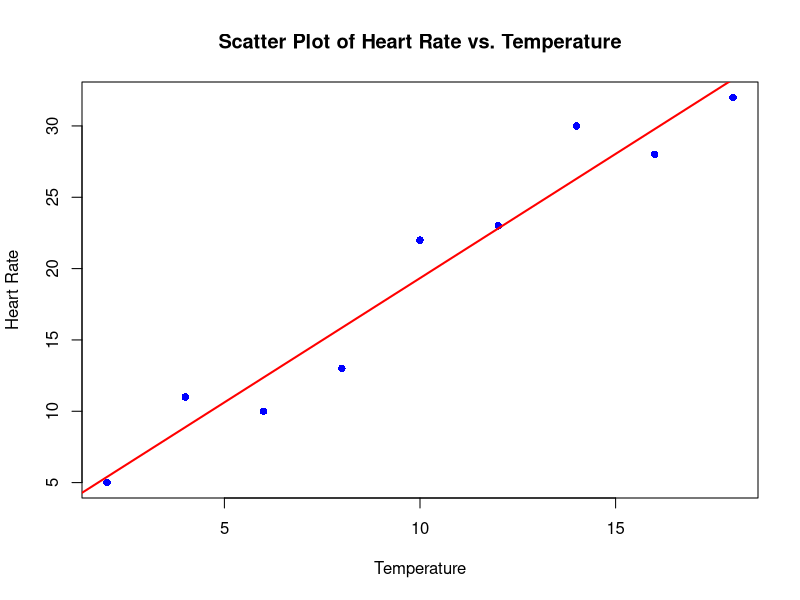
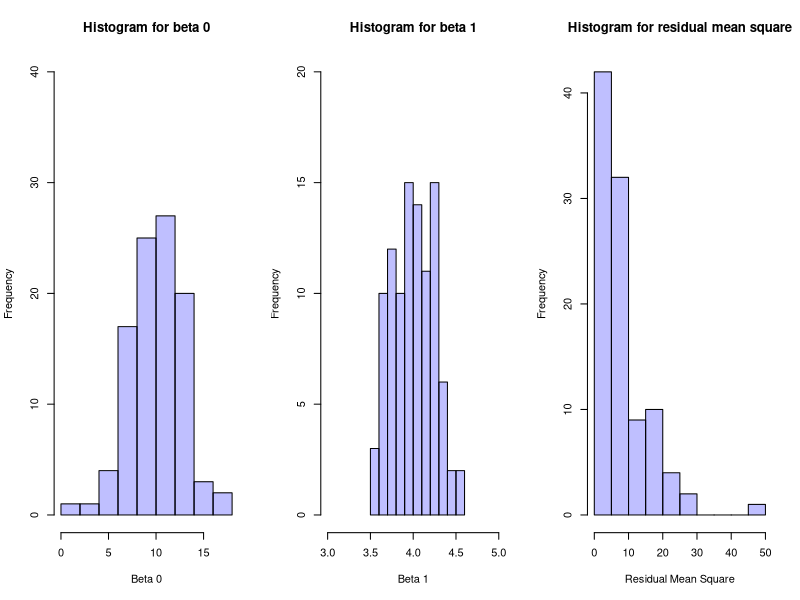

Reproduce these figures in R, in order. (Note: this script raises an error after producing the figures.)
# 2(a)
x<-c(2,4,6,8,10,12,14,16,18) # x represents temperature
y<-c(5,11,10,13,22,23,30,28,32) # y represents heart rate
p <- plot(x,y, xlab="Temperature" ,ylab="Heart Rate", pch=16,col="blue",main="Scatter Plot of Heart Rate vs. Temperature")
abline(lm(y ~ x), col="red", lwd=2, lty=1)       
# 4(a)
x=c(2,6,10,14,18)
error=rnorm(5,0,9)
y=10+x*4+error
n=5

lsfit=lm(y ~ x)
b0=lsfit$coefficients[1] 
b1=lsfit$coefficients[2]
b0;b1;summary(lsfit);
Sxx=sum((x-mean(x))^2)
Sxy=sum((x-mean(x))*(y-mean(y))) 
e=lsfit$residuals
SSe=sum(e^2)
MSe=SSe/(n-2) 
varb1=MSe/Sxx
varb0=MSe*(1/n+mean(x)^2/Sxx) 

confint(lsfit) 

# 4(a) 100times
S=100 # the number of simulations
n=5
set.seed(2017)
b0=rep(NA,S)
b1=rep(NA,S)
MSe=rep(NA,S)
for (i in 1:S){
  x=c(2,6,10,14,18)
  error=rnorm(n,0,3)
  y=10+x*4+error
  
  lsfit=lm(y ~ x)
  b0[i]=lsfit$coefficients[1] 
  b1[i]=lsfit$coefficients[2]
  b0[i];b1[i];summary(lsfit);
  Sxx=sum((x-mean(x))^2)
  Sxy=sum((x-mean(x))*(y-mean(y))) 
  e=lsfit$residuals
  SSe=sum(e^2)
  MSe[i]=SSe/(n-2) 
  varb1=MSe[i]/Sxx
  varb0=MSe[i]*(1/n+mean(x)^2/Sxx) 
  confint(lsfit) 
}

par(mfrow=c(1,3))
hist(b0, ylim=c(0,40),xlab="Beta 0",col=rgb(0,0,1,1/4), main="Histogram for beta 0")
hist(b1, xlim=c(3,5), ylim=c(0,20),xlab="Beta 1",
     col=rgb(0,0,1,1/4), main="Histogram for beta 1")
hist(MSe, xlab="Residual Mean Square",col=rgb(0,0,1,1/4), main="Histogram for residual mean square")

y.hat=predict(lsfit,newdata = 7)
y.hat
summary(lsfit)


# 5(b)
# calculating power
x<-c(2, 4, 6, 8, 10, 12, 14, 16, 18)
y<-c(5, 11, 10, 13, 22, 23, 30, 28, 32)
Sxx=sum((x-mean(x))^2)
Sxy=sum((x-mean(x))*(y-mean(y))) 
power=function(b,s,a,Sxx){
  z=qnorm(1-a/2)
  print(z)
  print(z-b/s*sqrt(Sxx))
  print(-z-b/s*sqrt(Sxx))
  print(pnorm(z-b/s*sqrt(Sxx))) 
  print(pnorm(-z-b/s*sqrt(Sxx))) 
  print(1-pnorm(z-b/s*sqrt(Sxx))+pnorm(-z-b/s*sqrt(Sxx)))
}
power(0,2.5,0.05,Sxx) #power when beta1 is 0, sigma is 2.5 and alpha =0.05
power(0.5,2.5,0.05,Sxx) #power when beta1 is 0, sigma is 2.5 and alpha =0.05
power(-0.5,2.5,0.05,Sxx) #power when beta1 is 0, sigma is 2.5 and alpha =0.05
power(1,2.5,0.05,Sxx) #power when beta1 is 1, sigma is 2.5 and alpha =0.05
power(-1,2.5,0.05,Sxx) #power when beta1 is -1, sigma is 2.5 and alpha =0.05
power(1.5,2.5,0.05,Sxx) #power when beta1 is 1.5, sigma is 2.5 and alpha =0.05
power(-1.5,2.5,0.05,Sxx) #power when beta1 is -1.5, sigma is 2.5 and alpha =0.05

# 5(c)
x<-c(2, 4, 6, 8, 10, 12, 14, 16, 18)
y<-c(5, 11, 10, 13, 22, 23, 30, 28, 32)
Sxx=sum((x-mean(x))^2)
power.plot=function(b,s,a,Sxx){
  z=qnorm(1-a/2) 
  (1-pnorm(z-b/s*sqrt(Sxx))+pnorm(-z-b/s*sqrt(Sxx)))
}

b.seq=seq(-1.5,1.5,0.01)
b.power=power.plot(b.seq,2.5,0.05,Sxx)
b.power
plot(b.seq,b.power,type="l",xlab=expression(beta[1]),ylab="power"
     ,main="power curve(sigma=2.5)",xlim=c(-1.5,1.5),ylim=c(0,1))
segments(-1.5,0.05,1.5,0.05,col="blue",lty=2)
text(-1.3,0.1,"0.05",col="blue")
# 5(c)
x<-c(4, 8, 12, 16)
y<-c(11, 13, 23, 28)
Sxx=sum((x-mean(x))^2)
power.plot=function(b,s,a,Sxx){
  z=qnorm(1-a/2) 
  (1-pnorm(z-b/s*sqrt(Sxx))+pnorm(-z-b/s*sqrt(Sxx)))
}

b.seq=seq(-1.5,1.5,0.01)
b.power=power.plot(b.seq,2.5,0.05,Sxx)
b.power
plot(b.seq,b.power,type="l",xlab=expression(beta[1]),ylab="power"
     ,main="power curve(sigma=2.5)",xlim=c(-1.5,1.5),ylim=c(0,1))
segments(-1.5,0.05,1.5,0.05,col="blue",lty=2)
text(-1.3,0.1,"0.05",col="blue")



#
x<-c(2,4,6,8,10,12,14,16,18) # x represents temperature
y<-c(5,11,10,13,22,23,30,28,32) # y represents heart rate
error=rnorm(10,0,4)
n=10

lsfit=lm(y ~ x)
b0=lsfit$coefficients[1] 
b1=lsfit$coefficients[2]
b0;b1;summary(lsfit);
Sxx=sum((x-mean(x))^2)
Sxy=sum((x-mean(x))*(y-mean(y))) 
e=lsfit$residuals
SSe=sum(e^2)
MSe=SSe/(n-2) 
varb1=MSe/Sxx
varb0=MSe*(1/n+mean(x)^2/Sxx) 

confint(lsfit) 

# 5(a)
x<-c(2, 4, 6, 8, 10, 12, 14, 16, 18)
y<-c(5, 11, 10, 13, 22, 23, 30, 28, 32)
x.bar = mean(x); x.bar
y.bar = mean(y); y.bar
sum((x-x.bar)*(y - y.bar))
sum((x - x.bar)^2)
b1 = sum((x - x.bar)*(y - y.bar))/sum((x - x.bar)^2)
b0 = y.bar - b1*x.bar
b0; b1
lsfit=lm(y ~ x)
summary(lsfit);
e=lsfit$residuals
SSe=sum(e^2)
MSe=SSe/(n-2) 
confint(lsfit)
